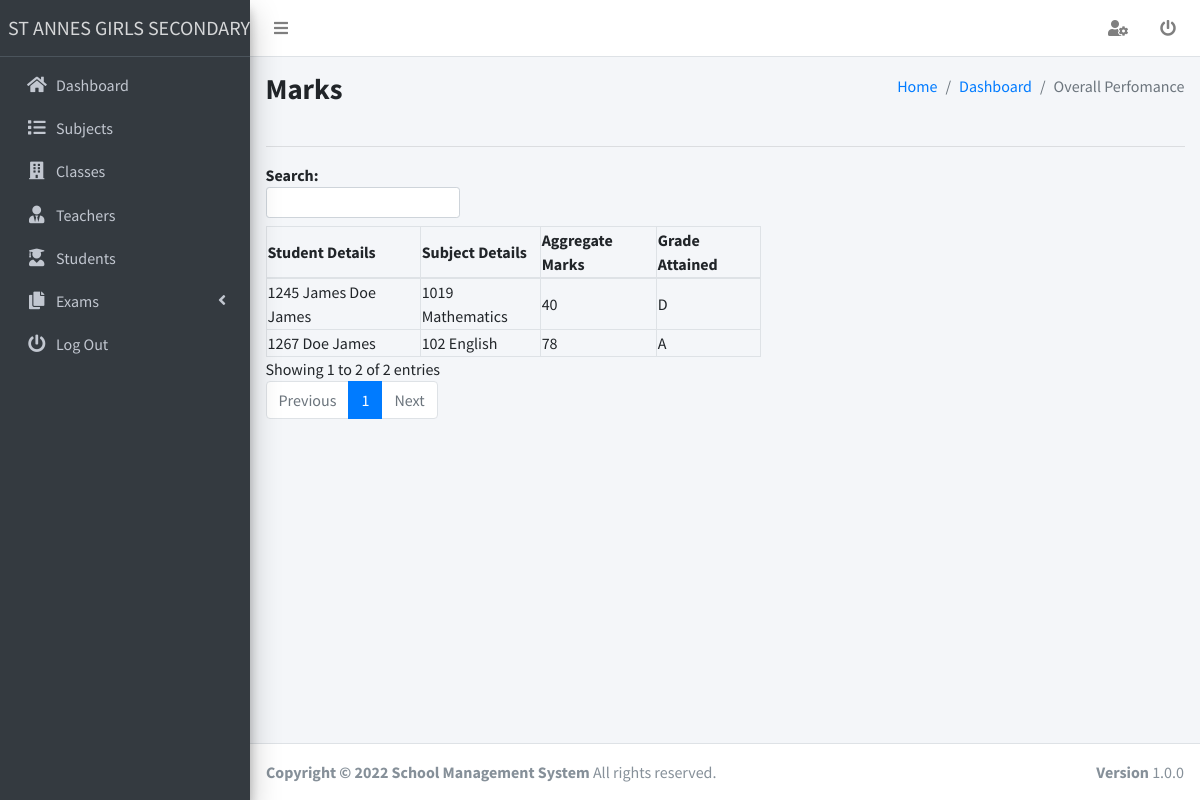
Page /overall_perfomance (signed in) on the committed database.
### tables this page shows
CREATE TABLE `marks` (
  `marks_id` int(200) NOT NULL,
  `marks_subject_id` int(200) NOT NULL,
  `marks_student_id` int(200) NOT NULL,
  `marks_aggregate` varchar(200) DEFAULT NULL
);

CREATE TABLE `student` (
  `student_id` int(200) NOT NULL,
  `student_admno` varchar(200) DEFAULT NULL,
  `student_class_id` int(200) NOT NULL,
  `student_name` varchar(200) DEFAULT NULL
);

CREATE TABLE `subject` (
  `subject_id` int(200) NOT NULL,
  `subject_code` varchar(200) DEFAULT NULL,
  `subject_name` varchar(200) DEFAULT NULL
);

### overall_perfomance.php (the view, shortened to what this page needs)
<?php
require_once('config/config.php');
require_once('partials/head.php');
?>
<body class="hold-transition sidebar-mini layout-fixed layout-navbar-fixed layout-footer-fixed">
    <div class="wrapper">
        <?php require_once('partials/navbar.php'); ?>
        <?php require_once('partials/aside.php'); ?>
        <div class="content-wrapper">
            <div class="content-header">
                <div class="container-fluid">
                    <div class="row mb-2">
                        <div class="col-sm-6">
                            <h1 class="m-0 text-bold">Marks</h1>
                        </div>
                        <div class="col-sm-6">
                            <ol class="breadcrumb float-sm-right">
                                <li class="breadcrumb-item"><a href="dashboard">Home</a></li>
                                <li class="breadcrumb-item"><a href="">Dashboard</a></li>
                                <li class="breadcrumb-item active">Overall Perfomance</li>
                            </ol>
                        </div>
                    </div>
                </div>
            </div>
            <section class="content">
                <div class="container-fluid">
                    <hr>
                    <div class="row">
                        <div class="col-12">
                            <table id="export-data-table" class="table-bordered table-hover">
                                <thead>
                                    <tr>
                                        <th>Student Details</th>
                                        <th>Subject Details </th>
                                        <th>Aggregate Marks</th>
                                        <th>Grade Attained</th>
                                    </tr>
                                </thead>
                                <tbody>
                                    <?php
                                    $ret = "SELECT * FROM marks m
                                    INNER JOIN student s ON m.marks_student_id = s.student_id
                                    INNER JOIN subject sb ON m.marks_subject_id = sb.subject_id";
                                    $stmt = $mysqli->prepare($ret);
                                    $stmt->execute();
                                    $res = $stmt->get_result();
                                    while ($marks = $res->fetch_object()) {
                                        if ($marks->marks_aggregate >= 70 && $marks->marks_aggregate <= 100) {
                                            $grade = "A";
                                        } elseif ($marks->marks_aggregate >= 60 && $marks->marks_aggregate <= 69) {
                                            $grade = "B";
                                        } elseif ($marks->marks_aggregate >= 50 && $marks->marks_aggregate <= 59) {
                                            $grade = "C";
                                        } elseif ($marks->marks_aggregate >= 40 && $marks->marks_aggregate <= 49) {
                                            $grade = "D";
                                        } elseif ($marks->marks_aggregate >= 30 && $marks->marks_aggregate <= 39) {
                                            $grade = "E";
                                        } else {
                                            $grade = "F";
                                        }
                                    ?>
                                        <tr>
                                            <td><?php echo $marks->student_admno . ' ' . $marks->student_name; ?></td>
                                            <td>
                                                <?php echo $marks->subject_code . ' ' . $marks->subject_name; ?></td>
                                            <td>
                                                <?php echo $marks->marks_aggregate; ?>
                                            </td>
                                            <td>
                                                <?php echo $grade; ?>
                                            </td>
                                        </tr>
                                    <?php
                                    }
                                    ?>
                                </tbody>
                            </table>
                        </div>
                    </div>
                </div>
            </section>
        </div>
        <?php require_once('partials/footer.php'); ?>
    </div>
</body>
</html>

### partials/head.php (shortened to what this page needs)
<!DOCTYPE html>
<html>
<head>
    <link rel="stylesheet" href="plugins/fontawesome-free/css/all.min.css">
    <link rel="stylesheet" href="https://code.ionicframework.com/ionicons/2.0.1/css/ionicons.min.css">
    <link rel="stylesheet" href="plugins/icheck-bootstrap/icheck-bootstrap.min.css">
    <link rel="stylesheet" href="dist/css/adminlte.min.css">
    <link rel="stylesheet" href="plugins/sweetalert2-theme-bootstrap-4/bootstrap-4.min.css">
    <link rel="stylesheet" type="text/css" href="https://cdn.datatables.net/v/dt/dt-1.10.25/datatables.min.css" />
    <link rel="stylesheet" type="text/css" href="https://cdn.datatables.net/buttons/1.7.1/css/buttons.dataTables.min.css" />
</head>

### partials/navbar.php
<nav class="main-header navbar navbar-expand navbar-white navbar-light">
    <ul class="navbar-nav">
        <li class="nav-item">
            <a class="nav-link" data-widget="pushmenu" href="#"><i class="fas fa-bars"></i></a>
        </li>
    </ul>
    <ul class="navbar-nav ml-auto">
        <li class="nav-item dropdown">
            <a class="nav-link" href="profile">
                <i class="fas fa-user-cog"></i>
            </a>
        </li>
        <li class="nav-item">
            <a class="nav-link" href="logout"><i class="fas fa-power-off"></i></a>
        </li>
    </ul>
</nav>

### partials/aside.php (shortened to what this page needs)
<aside class="main-sidebar sidebar-dark-primary elevation-4">
    <a href="dashboard" class="brand-link">
        <span class="brand-text">ST ANNES GIRLS SECONDARY</span>
    </a>
    <div class="sidebar">
        <nav class="mt-2">
            <ul class="nav nav-pills nav-sidebar flex-column" data-widget="treeview" role="menu" data-accordion="false">
                <li class="nav-item">
                    <a href="dashboard" class="nav-link">
                        <i class="nav-icon fas fa-home"></i>
                        <p>
                            Dashboard
                        </p>
                    </a>
                </li>
                <li class="nav-item">
                    <a href="subjects" class="nav-link">
                        <i class="nav-icon fas fa-list"></i>
                        <p>
                            Subjects
                        </p>
                    </a>
                </li>
                <li class="nav-item">
                    <a href="classes" class="nav-link">
                        <i class="nav-icon fas fa-building"></i>
                        <p>
                            Classes
                        </p>
                    </a>
                </li>
                <li class="nav-item">
                    <a href="teachers" class="nav-link">
                        <i class="nav-icon fas fa-user-tie"></i>
                        <p>
                            Teachers
                        </p>
                    </a>
                </li>
                <li class="nav-item">
                    <a href="students" class="nav-link">
                        <i class="nav-icon fas fa-user-graduate"></i>
                        <p>
                            Students
                        </p>
                    </a>
                </li>
                <li class="nav-item has-treeview">
                    <a href="#" class="nav-link">
                        <i class="nav-icon fas fa-copy"></i>
                        <p>
                            Exams
                            <i class="fas fa-angle-left right"></i>
                        </p>
                    </a>
                </li>
                <li class="nav-item">
                    <a href="logout" class="nav-link">
                        <i class="nav-icon fas fa-power-off"></i>
                        <p>
                            Log Out
                        </p>
                    </a>
                </li>
            </ul>
        </nav>
    </div>
</aside>

### partials/footer.php
<footer class="main-footer">
    <strong>Copyright &copy; <?php echo date('Y'); ?> School Management System </strong>
    All rights reserved.
    <div class="float-right d-none d-sm-inline-block">
        <b>Version</b> 1.0.0
    </div>
</footer>

### rows in the picture
marks: marks_student.student_admno "1245", marks_student.student_name "James Doe James", marks_subject.subject_code "1019", marks_subject.subject_name "Mathematics", marks_aggregate "40", marks_aggregate "D"
marks: marks_student.student_admno "1267", marks_student.student_name "Doe James", marks_subject.subject_code "102", marks_subject.subject_name "English", marks_aggregate "78", marks_aggregate "A"
